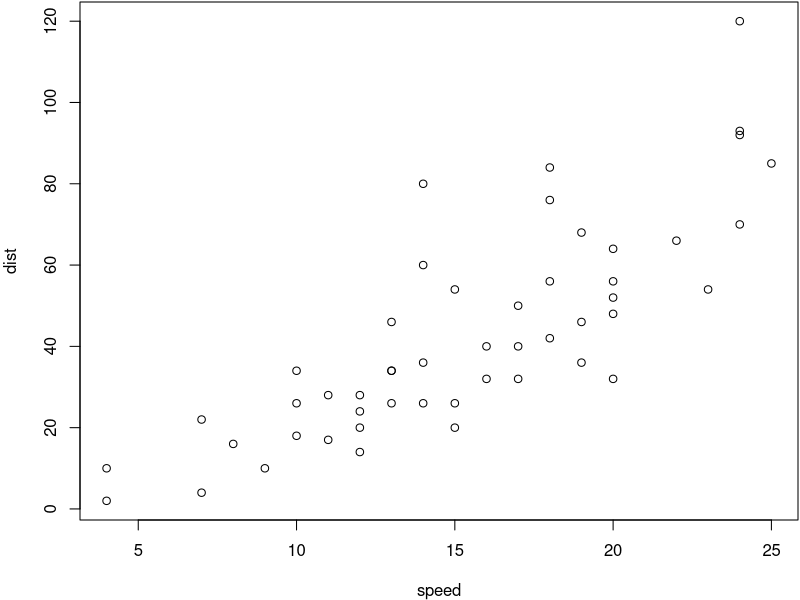
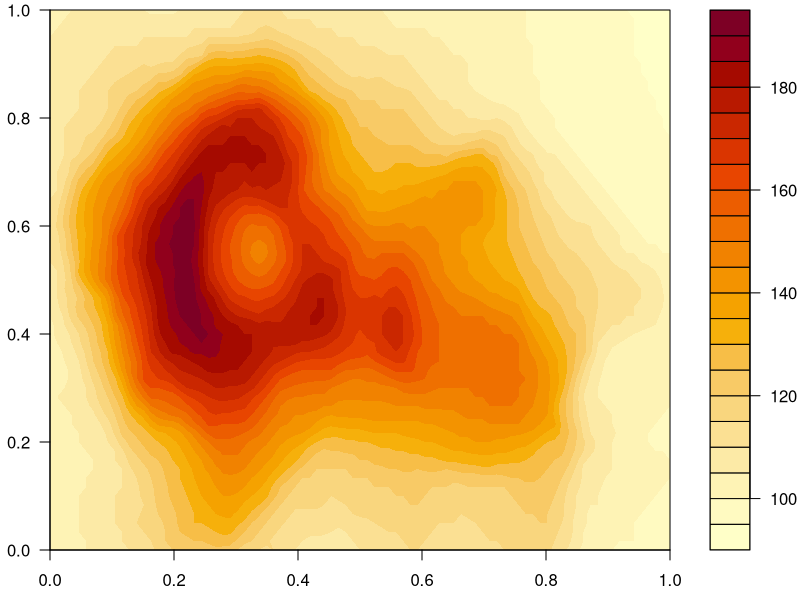
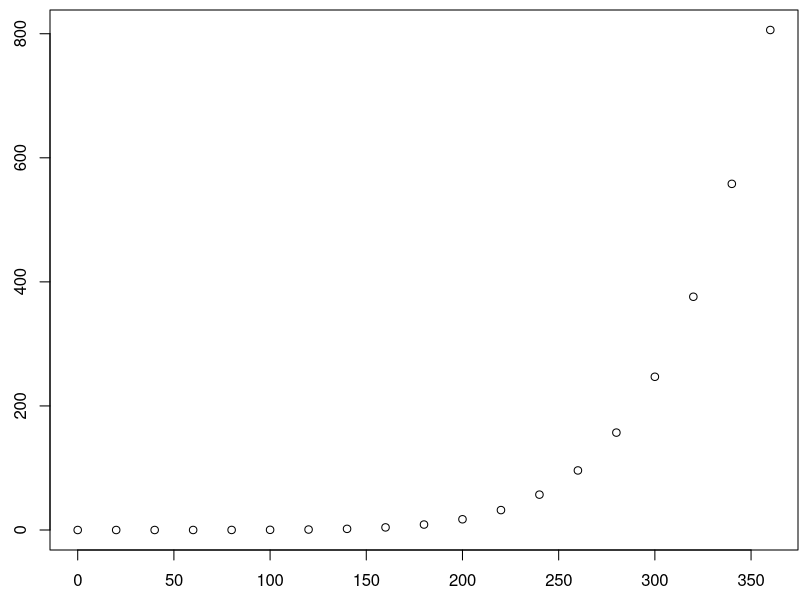

The R script that drew these images, in order:
## ---- chunk 1
summary(cars)
## ---- chunk 2
par(mar = c(4, 4, 0.1, 0.1), omi = c(0, 0, 0, 0))
plot(cars)
## ---- chunk 3
par(mar = c(2.5, 2.5, 0.5, 0.1), omi = c(0, 0, 0, 0))
filled.contour(volcano)
## ---- chunk 4
sessionInfo()
## ---- chunk 5
summary(cars)
## ---- chunk 6
plot(pressure)
